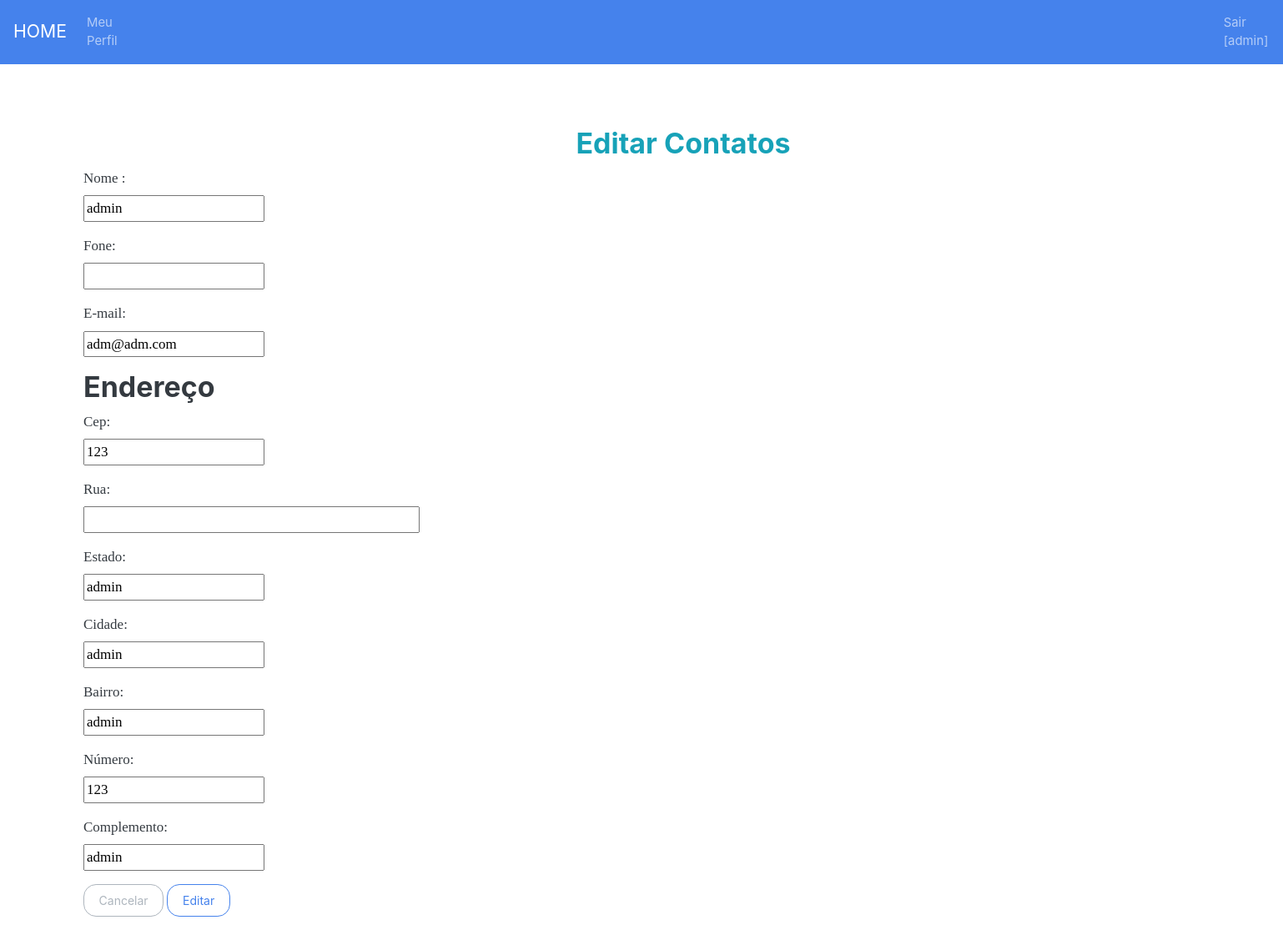
Page /WebContent/perfil.php (signed in) on the committed database.
### tables this page shows
CREATE TABLE `tb_enderecos_usuario` (
  `id_endereco` int(11) NOT NULL,
  `estado` varchar(30) NOT NULL,
  `cidade` varchar(40) NOT NULL,
  `cep` varchar(10) NOT NULL,
  `rua` varchar(50) NOT NULL,
  `bairro` varchar(25) NOT NULL,
  `numero` int(8) NOT NULL,
  `complemento` varchar(30) NOT NULL,
  `id_user` int(11) NOT NULL
);

CREATE TABLE `tb_users` (
  `id_user` int(11) NOT NULL,
  `nome_user` varchar(60) NOT NULL,
  `fone_user` varchar(20) NOT NULL,
  `senha_user` varchar(12) NOT NULL,
  `email_user` varchar(60) NOT NULL,
  `perfil` varchar(14) NOT NULL
);

### WebContent/perfil.php (the view, shortened to what this page needs)
<!DOCTYPE html>
<html lang="pt-br">
<head>
</head>
<body>
	<?php include 'menuclientelogado.php';
	$id = $_SESSION['id_user'] ;
	include 'conn.php';
	$sql = "SELECT * FROM tb_users
			inner join  tb_enderecos_usuario  ON tb_enderecos_usuario.id_user = tb_users.id_user
			WHERE tb_users.id_user = $id";
	$result = mysqli_query($conn, $sql);
	if (mysqli_affected_rows($conn) > 0) {
		$contato = mysqli_fetch_assoc($result);
		?>
		<form action="perfileditado.php" method="post" style="margin: 50px 0 0 100px">
		<h2 class="text text-info" style="text-align: center">Editar Contatos</h2>
		<p>
			<label>Nome : </label><br>
			<input type="text" name="nome"
			value="<?php echo $contato['nome_user']; ?>">
		</p>
		<p>
			<label>Fone:</label><br>
			<input type="text" name="fone"
			value="<?php echo $contato['fone_user']; ?>">
		</p>
		<p>
			<label>E-mail:</label><br>
			<input type="email" name="email"
			value="<?php echo $contato['email_user']; ?>">
		</p>
		<H2>Endereço</H2>
		<p>
			<label>Cep:</label><br>
			<input type="text" name="cep" id="cep" maxlength="9"
			value="<?php echo $contato['cep']; ?>">
		</p>
		<p>
			<label>Rua:</label><br>
			<input type="text" name="rua" id="rua" size="40"
			value="<?php echo $contato['rua']; ?>">
		</p>
		<p>
			<label>Estado:</label><br>
			<input type="text" name="estado" id="uf"
			value="<?php echo $contato['estado']; ?>">
		</p>
		<p>
			<label>Cidade:</label><br>
			<input type="text" name="cidade" id="cidade"
			value="<?php echo $contato['cidade']; ?>" >
		</p>
		<p>
			<label>Bairro:</label><br>
			<input type="text" name="bairro" id="bairro"
			value="<?php echo $contato['bairro']; ?>">
		</p>
		<p>
			<label>Número:</label><br>
			<input type="number" name="num_end"
			value="<?php echo $contato['numero']; ?>">
		</p>
		<p>
			<label>Complemento:</label><br>
			<input type="text" name="complemento"
			value="<?php echo $contato['complemento']; ?>" >
		</p>
		<p>
			<button type="button" onclick="window.history.back()" class="btn btn-outline-secondary">Cancelar</button>
			<button type="submit" class="btn btn-outline-primary">Editar</button>
		</p>
	</form>
		<?php
	}else{
		echo '<h3 class="alert alert-warning"> Não foi possível carregar o formulário de edição</h3>';
	}
	?>
</body>
</html>

### rows in the picture
tb_enderecos_usuario: nome "admin", email "adm@adm.com", cep "123", estado "admin", cidade "admin", bairro "admin", num_end "123", complemento "admin"

### other values in the picture
$_SESSION['nome_user'] "admin"
